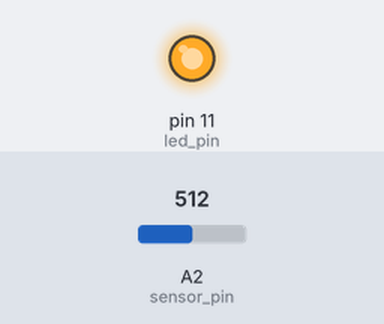
Simulated run of this sketch. Board: Arduino Uno, built with avr-gcc and run on an emulated ATmega328P. Shown: output pins drawn as LEDs (lit = HIGH). The test bench sets the inputs (shaded band); at power-on: A2 (sensor_pin) = 512.

Above: at 1.2 s.
1.3 s: A2 (sensor_pin) set to 988
2.8 s: A2 (sensor_pin) set to 1017
At 3.3 s:
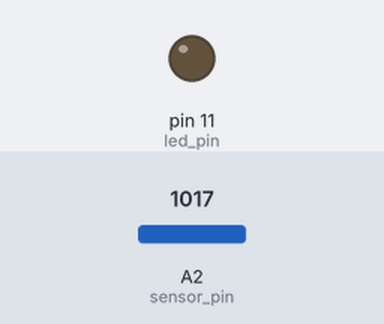
4.3 s: A2 (sensor_pin) set to 990
At 5.5 s:
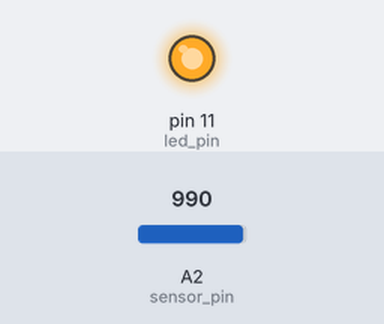
5.8 s: A2 (sensor_pin) set to 1010
At 6.8 s:
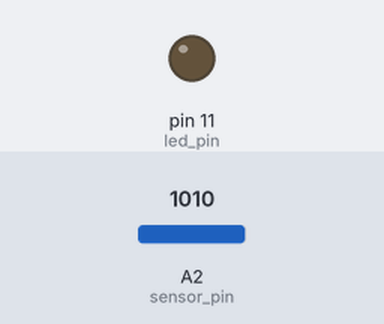
Timing chart, 0 to 8.3 s (numbered marks = the images above; inputs shaded):
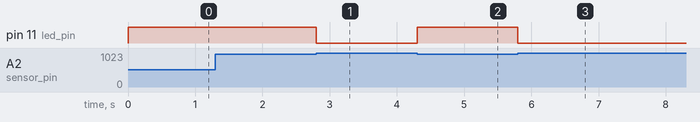

The sketch:

task1.ino
```cpp
#define sensor_pin A2
#define led_pin 11

void setup() {
  // put your setup code here, to run once:
  Serial.begin(9600);
  pinMode(led_pin,OUTPUT);
}

void loop() {
  if (analogRead(sensor_pin) < 1000) digitalWrite(led_pin, HIGH);
  else digitalWrite(led_pin, LOW);
 }
```

Measured:
- the behaviour switches between 999 and 1000 on A2 (sensor_pin) (found by bisection; images 0 and 1)
- after the input at 1.3 s, every drawn part: stays the same
- after the input at 2.8 s, pin 11 (led_pin): HIGH → LOW at once
- after the input at 4.3 s, pin 11 (led_pin): LOW → HIGH at once
- after the input at 5.8 s, pin 11 (led_pin): HIGH → LOW at once
